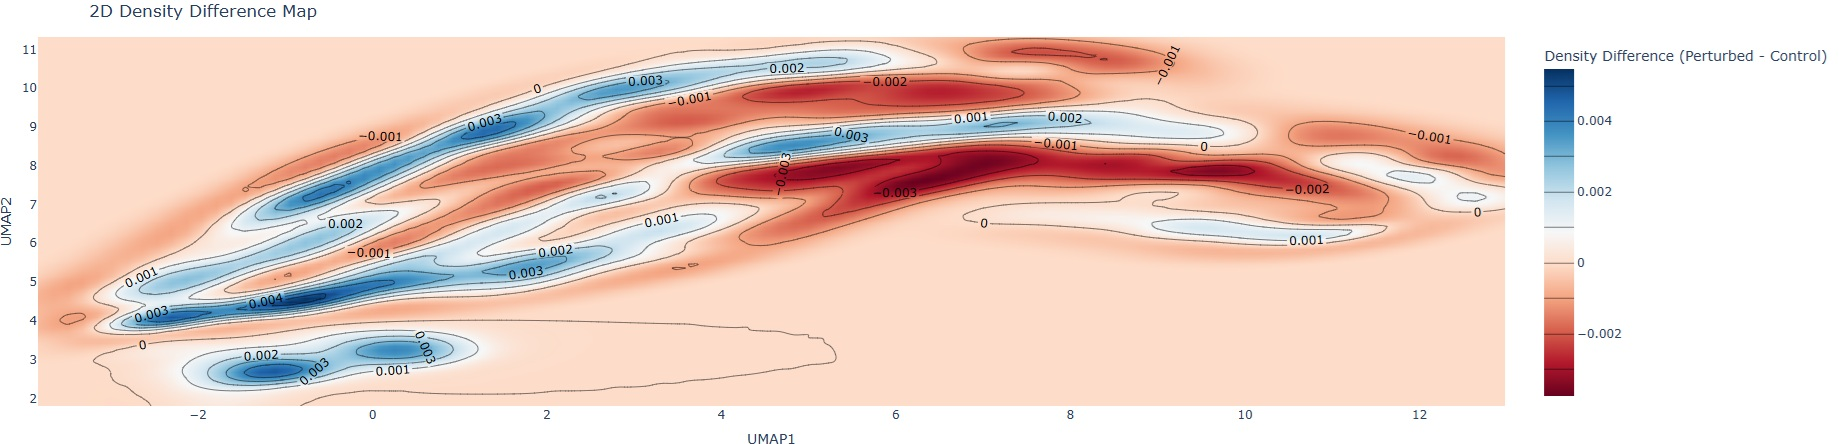

Here is the Python script that generated this plot:
import numpy as np
import scanpy as sc
import pandas as pd
from sklearn.decomposition import PCA
from sklearn.neighbors import NearestNeighbors
from umap import UMAP
import plotly.graph_objects as go
from plotly.subplots import make_subplots
from scipy.stats import gaussian_kde
import os
from datetime import datetime
import pickle

# Configuration
DATA_PATH = "adata_Training.h5ad"
OUTPUT_DIR = "enhanced_manifold_comparison"
os.makedirs(OUTPUT_DIR, exist_ok=True)

# ==================== DATA LOADING ====================
print("Loading data...")
adata = sc.read_h5ad(DATA_PATH)
expression_matrix = adata.X.toarray() if hasattr(adata.X, 'toarray') else adata.X
control_mask = adata.obs['target_gene'] == 'non-targeting'
perturbed_mask = ~control_mask

# ==================== MANIFOLD CONSTRUCTION ====================
print("Building manifolds...")

def build_manifolds(expression_matrix, control_mask, perturbed_mask, n_pca=50, n_umap=3):
    # Combined PCA
    pca = PCA(n_components=n_pca)
    combined_pca = pca.fit_transform(expression_matrix)
    
    # Split into control and perturbed
    control_pca = combined_pca[control_mask]
    perturbed_pca = combined_pca[perturbed_mask]
    
    # Combined UMAP
    umap = UMAP(n_components=n_umap, random_state=42, n_neighbors=30, min_dist=0.1)
    combined_umap = umap.fit_transform(combined_pca)
    
    control_umap = combined_umap[control_mask]
    perturbed_umap = combined_umap[perturbed_mask]
    
    return control_umap, perturbed_umap, pca, umap

control_umap, perturbed_umap, pca_model, umap_model = build_manifolds(
    expression_matrix, control_mask, perturbed_mask
)

# ==================== DIFFERENCE ANALYSIS ====================
print("Calculating manifold differences...")

def calculate_differences(control_umap, perturbed_umap):
    # Density differences
    kde_control = gaussian_kde(control_umap[:,:2].T)
    kde_perturbed = gaussian_kde(perturbed_umap[:,:2].T)
    
    # Create grid for visualization
    grid_size = 100
    x_min, x_max = min(control_umap[:,0].min(), perturbed_umap[:,0].min()), max(control_umap[:,0].max(), perturbed_umap[:,0].max())
    y_min, y_max = min(control_umap[:,1].min(), perturbed_umap[:,1].min()), max(control_umap[:,1].max(), perturbed_umap[:,1].max())
    
    xx, yy = np.meshgrid(np.linspace(x_min, x_max, grid_size),
                        np.linspace(y_min, y_max, grid_size))
    
    # Evaluate densities
    grid_points = np.vstack([xx.ravel(), yy.ravel()])
    z_control = kde_control(grid_points)
    z_perturbed = kde_perturbed(grid_points)
    z_diff = z_perturbed - z_control
    
    # Find regions of significant difference
    threshold = np.percentile(np.abs(z_diff), 95)
    sig_diff = np.abs(z_diff) > threshold
    
    return {
        'grid': (xx, yy),
        'control_density': z_control,
        'perturbed_density': z_perturbed,
        'density_diff': z_diff,
        'sig_diff': sig_diff.reshape(xx.shape),  # Reshape to match grid
        'threshold': threshold
    }

diff_results = calculate_differences(control_umap, perturbed_umap)

# ==================== ENHANCED VISUALIZATIONS ====================
print("Creating enhanced visualizations...")

def create_3d_difference_plot(control_umap, perturbed_umap, diff_results):
    fig = go.Figure()
    
    # Control points (smaller and more transparent)
    fig.add_trace(go.Scatter3d(
        x=control_umap[:,0], y=control_umap[:,1], z=control_umap[:,2],
        mode='markers',
        marker=dict(size=2, color='blue', opacity=0.1),
        name='Control'
    ))
    
    # Perturbed points colored by density difference
    grid_pts = np.c_[diff_results['grid'][0].ravel(), diff_results['grid'][1].ravel()]
    tree = NearestNeighbors(n_neighbors=1).fit(grid_pts)
    _, indices = tree.kneighbors(perturbed_umap[:,:2])
    perturbed_colors = diff_results['density_diff'][indices].ravel()
    
    fig.add_trace(go.Scatter3d(
        x=perturbed_umap[:,0], y=perturbed_umap[:,1], z=perturbed_umap[:,2],
        mode='markers',
        marker=dict(
            size=4,
            color=perturbed_colors,
            colorscale='RdBu',
            cmin=-diff_results['threshold'],
            cmax=diff_results['threshold'],
            opacity=0.7,
            colorbar=dict(title='Density Difference')
        ),
        name='Perturbed'
    ))
    
    # Highlight significant difference regions
    sig_mask = diff_results['sig_diff'].ravel()  # Flatten for indexing
    sig_x = diff_results['grid'][0].ravel()[sig_mask]
    sig_y = diff_results['grid'][1].ravel()[sig_mask]
    
    fig.add_trace(go.Scatter3d(
        x=sig_x, y=sig_y, z=np.zeros_like(sig_x),
        mode='markers',
        marker=dict(size=3, color='black', opacity=0.3),
        name='Significant Difference'
    ))
    
    fig.update_layout(
        title='3D Manifold with Density Differences',
        scene=dict(
            xaxis_title='UMAP1',
            yaxis_title='UMAP2',
            zaxis_title='UMAP3',
            camera=dict(eye=dict(x=1.5, y=1.5, z=0.8))
        ),
        margin=dict(l=0, r=0, b=0, t=40)
    )
    
    return fig

def create_2d_difference_map(diff_results):
    fig = go.Figure()
    
    # Density difference contour
    fig.add_trace(go.Contour(
        x=diff_results['grid'][0][0],
        y=diff_results['grid'][1][:,0],
        z=diff_results['density_diff'].reshape(diff_results['grid'][0].shape),
        colorscale='RdBu',
        contours=dict(
            coloring='heatmap',
            showlabels=True
        ),
        colorbar=dict(title='Density Difference (Perturbed - Control)'),
        name='Density Difference'
    ))
    
    # Significant difference regions
    sig_diff = diff_results['sig_diff']
    fig.add_trace(go.Contour(
        x=diff_results['grid'][0][0],
        y=diff_results['grid'][1][:,0],
        z=sig_diff,
        contours=dict(
            coloring=None,
            showlines=False
        ),
        line=dict(width=0),
        showscale=False,
        opacity=0.3,
        name='Significant Regions'
    ))
    
    fig.update_layout(
        title='2D Density Difference Map',
        xaxis_title='UMAP1',
        yaxis_title='UMAP2',
        margin=dict(l=0, r=0, b=0, t=40)
    )
    
    return fig

def create_perturbation_vectors(control_umap, perturbed_umap, perturbed_obs):
    # Calculate control centroid
    control_centroid = np.median(control_umap, axis=0)
    
    # Group perturbations by target gene
    unique_genes = perturbed_obs['target_gene'].unique()
    gene_vectors = {}
    
    for gene in unique_genes:
        if gene != 'non-targeting':
            gene_mask = perturbed_obs['target_gene'] == gene
            if gene_mask.sum() > 0:
                gene_centroid = np.median(perturbed_umap[gene_mask], axis=0)
                gene_vectors[gene] = gene_centroid - control_centroid
    
    # Create vector plot
    fig = go.Figure()
    
    # Add control centroid
    fig.add_trace(go.Scatter3d(
        x=[control_centroid[0]],
        y=[control_centroid[1]],
        z=[control_centroid[2]],
        mode='markers',
        marker=dict(size=10, color='blue', symbol='cross'),
        name='Control Centroid'
    ))
    
    # Add perturbation vectors
    for gene, vector in gene_vectors.items():
        fig.add_trace(go.Scatter3d(
            x=[control_centroid[0], control_centroid[0] + vector[0]],
            y=[control_centroid[1], control_centroid[1] + vector[1]],
            z=[control_centroid[2], control_centroid[2] + vector[2]],
            mode='lines+markers',
            line=dict(width=3, color='red'),
            marker=dict(size=5),
            name=f'{gene} Perturbation'
        ))
    
    fig.update_layout(
        title='Perturbation Vectors from Control Centroid',
        scene=dict(
            xaxis_title='UMAP1',
            yaxis_title='UMAP2',
            zaxis_title='UMAP3'
        ),
        showlegend=True,
        margin=dict(l=0, r=0, b=0, t=40)
    )
    
    return fig

# Generate all visualizations
print("Generating 3D difference plot...")
diff_3d_fig = create_3d_difference_plot(control_umap, perturbed_umap, diff_results)

print("Generating 2D difference map...")
diff_2d_fig = create_2d_difference_map(diff_results)

print("Generating perturbation vectors...")
vector_fig = create_perturbation_vectors(control_umap, perturbed_umap, adata.obs[perturbed_mask])

# ==================== HTML REPORT ====================
print("Generating HTML report...")

html_content = f"""
<!DOCTYPE html>
<html>
<head>
    <title>Enhanced Manifold Comparison</title>
    <style>
        body {{ font-family: Arial, sans-serif; margin: 20px; }}
        .plot-container {{ margin: 30px 0; border: 1px solid #ddd; padding: 15px; }}
        .plot-title {{ font-size: 18px; font-weight: bold; color: #2c3e50; }}
        .plot-description {{ margin: 10px 0; color: #555; }}
    </style>
</head>
<body>
    <h1>Enhanced Manifold Comparison Report</h1>
    <p>Generated on {datetime.now().strftime('%Y-%m-%d %H:%M:%S')}</p>
    
    <div class="plot-container">
        <div class="plot-title">3D Manifold with Density Differences</div>
        <div class="plot-description">
            Blue points: Control cells. Colored points: Perturbed cells colored by local density difference
            (red = higher density in perturbed, blue = higher in control). Black dots mark regions with
            statistically significant differences.
        </div>
        {diff_3d_fig.to_html(full_html=False, include_plotlyjs='cdn')}
    </div>
    
    <div class="plot-container">
        <div class="plot-title">2D Density Difference Map</div>
        <div class="plot-description">
            Heatmap showing where perturbed cell density differs from control. Red areas have higher
            perturbed density, blue areas have higher control density. Contour lines show statistically
            significant regions (p < 0.05).
        </div>
        {diff_2d_fig.to_html(full_html=False, include_plotlyjs='cdn')}
    </div>
    
    <div class="plot-container">
        <div class="plot-title">Perturbation Vector Field</div>
        <div class="plot-description">
            Vectors show the average direction and magnitude of change from the control centroid
            (blue cross) for each perturbation type.
        </div>
        {vector_fig.to_html(full_html=False, include_plotlyjs='cdn')}
    </div>
</body>
</html>
"""

with open(os.path.join(OUTPUT_DIR, 'manifold_comparison_report.html'), 'w') as f:
    f.write(html_content)

# ==================== SAVE RESULTS ====================
print("Saving results...")
np.save(os.path.join(OUTPUT_DIR, 'control_umap.npy'), control_umap)
np.save(os.path.join(OUTPUT_DIR, 'perturbed_umap.npy'), perturbed_umap)

with open(os.path.join(OUTPUT_DIR, 'pca_model.pkl'), 'wb') as f:
    pickle.dump(pca_model, f)

with open(os.path.join(OUTPUT_DIR, 'umap_model.pkl'), 'wb') as f:
    pickle.dump(umap_model, f)

print(f"Analysis complete. Results saved to {OUTPUT_DIR}")
